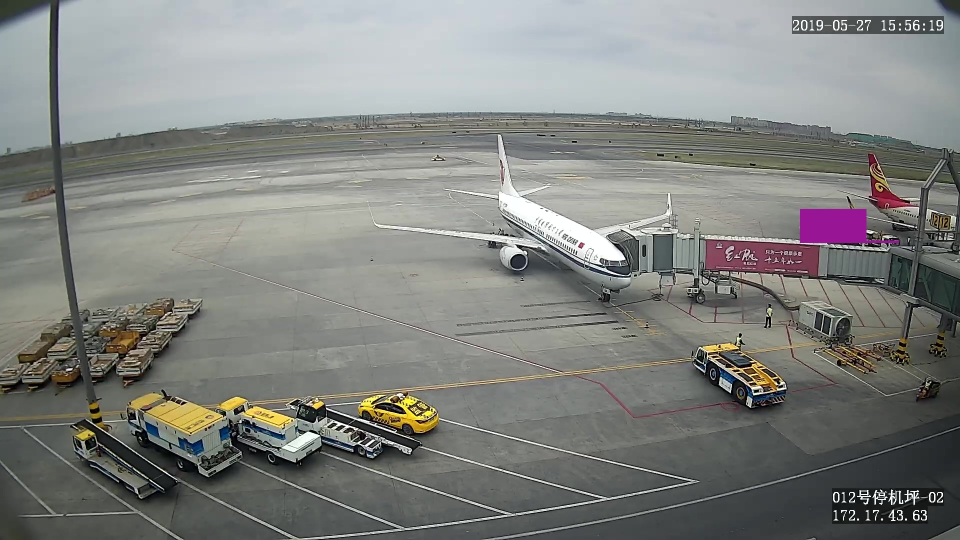
#> input picture Images_labels_tools/data/backup_Tue Apr 20 14:28:13 2021/images/000001.jpg, 1920 x 1080 px, found by its file name (shown at 1/2 size)
$ python matplotlib.py
#> lines starting #> are read from the running program, lines starting #| are printed output that depends on the picture
import numpy as np
import cv2 as cv
import matplotlib.pyplot as plt


e = cv.imread('/home/zhoup/work/yolomark/img/20200506_work/images/000001.jpg')
#> e is the input picture: shape (1080, 1920, 3); mean B, G, R 127.7, 131.1, 129.3
img = cv.resize(e, (0, 0), fx=0.4, fy=0.4)
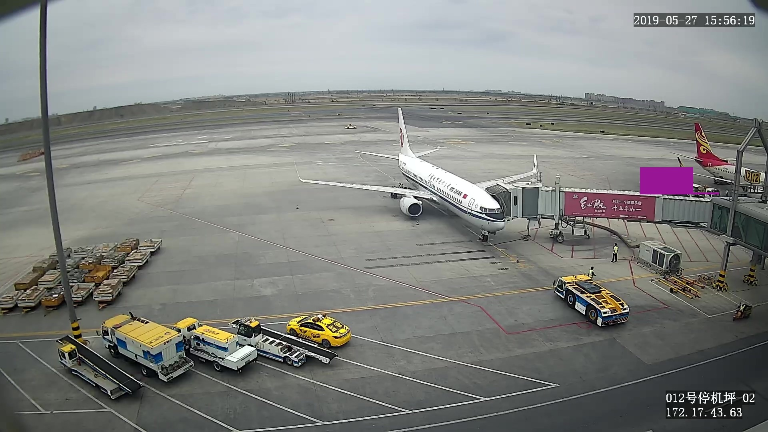
#> img: shape (432, 768, 3); mean B, G, R 127.7, 131.1, 129.3
data = img.reshape((-1, 3))
data = np.float32(data)
criteria = (cv.TERM_CRITERIA_EPS + cv.TERM_CRITERIA_MAX_ITER, 10, 1.0)
k = 5
ret, label, center = cv.kmeans(data, k, None, criteria, 10, cv.KMEANS_RANDOM_CENTERS)
#> ret = 270145038.8; center = [[44.66, 45.97, 44.68], [193.8, 193.1, 187.6], [136.3, 142.3, 140.3], [87.38, 188.5, 213.7], [89.38, 91.76, 93.14]]
center = np.uint8(center)
#> center = [[44, 45, 44], [193, 193, 187], [136, 142, 140], [87, 188, 213], [89, 91, 93]]
print(center)
#| [[ 44  45  44]
#|  [193 193 187]
#|  [136 142 140]
#|  [ 87 188 213]
#|  [ 89  91  93]]
print(label)
#> (printed output is left out)
print(label.flatten())
#> (printed output is left out)
res1 = center[label.flatten()]
print(res1)
#> (printed output is left out)
res2 = res1.reshape(img.shape)
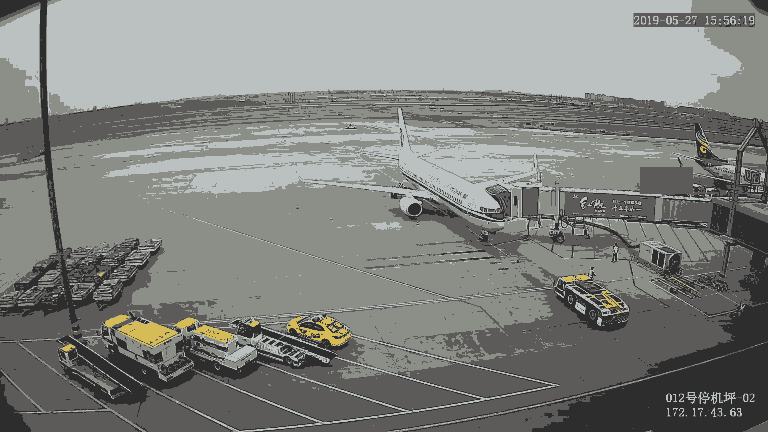
#> res2: shape (432, 768, 3); mean B, G, R 127.2, 130.6, 128.9

plt.subplot(121)
plt.imshow(img, cmap='gray')
plt.title('gg')
plt.axis('off')

plt.subplot(122)
plt.imshow(res2, cmap='gray')
plt.title('jj')
plt.axis('off')

plt.show()
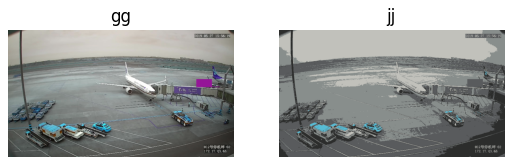
#> figure drawn by matplotlib, 2 panels; B, G, R data is drawn as R, G, B
